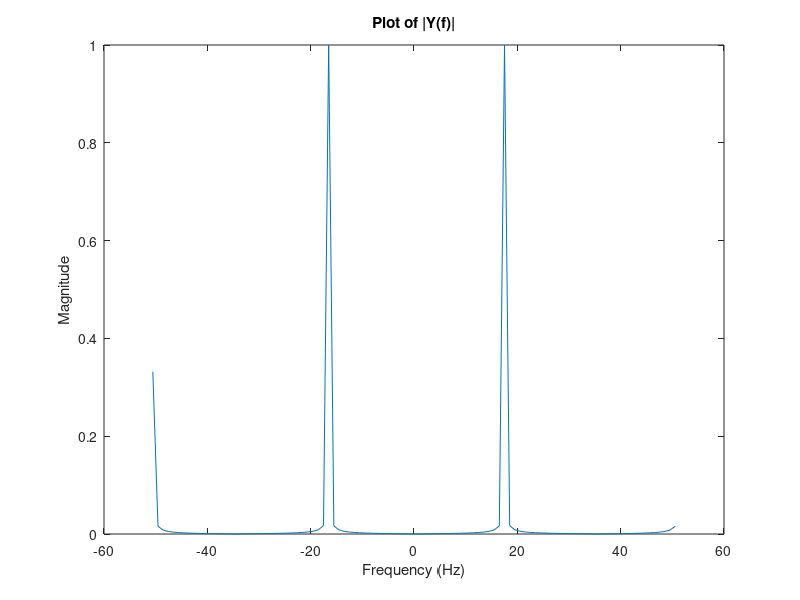

This figure's MATLAB source:
%time
t = linspace(0, 1, 1000)

% input
M = 8
N = 17 % 7+10
sum = 0
x = 0
for i=0:M
    sum = (1/(2*i+1)).*(sin((2*i+1)*2*pi*N.*t))
    x = x + sum

    if(i == 1 || i==2 || i==8)
        plot(t, x);
    end

    hold on
    xlabel('time');
    ylabel('input signal');
    title('x(t)')
end
legend('M=1', 'M=2', 'M=8')
hold off

t1 = linspace(0, 1, 1000)
h = sin(16*pi.*(t1-0.5))./(16*pi.*(t1-0.5))


yt = conv(x, h, 'same')
%sampling rate = (1-0)/1000 = 0.001s or 1000Hz

%L = length(yt)
%Fs = mean(diff(t))
%f = (0:L-1)*Fs/L
%Yf = fft(yt, 3*N)
%Yf = 1/L*Yf

% Compute the FFT of the signal
sampling_rate = 1000;  % Hz
N = length(x);
X = fft(x);
X_shifted = fftshift(X);  % shift the zero frequency component to the center of the spectrum
frequencies = linspace(-sampling_rate/2, sampling_rate/2, N);  % frequency axis centered at zero
mask = abs(frequencies) <= 51;  % only keep frequencies up to 51 Hz
X_magnitude = 2*abs(X_shifted)/N;  % magnitude of the Fourier coefficients (scaled by 2/N for the two-sided FFT)

% Plot the magnitude spectrum
plot(frequencies(mask), X_magnitude(mask))
xlabel('Frequency (Hz)')
ylabel('Magnitude')
title("Plot of |Y(f)|")

% According to Nyquist criterion, sampling rate > 2*maximum frequency
% allowed. 1000 > 102 Hz

%stem(linspace(0, 3*N, 3*N), abs(Yf)), xlabel('Frequency (Hz)'), ylabel('Amplitude'), title("Stem Plot of |Y(f)|")





